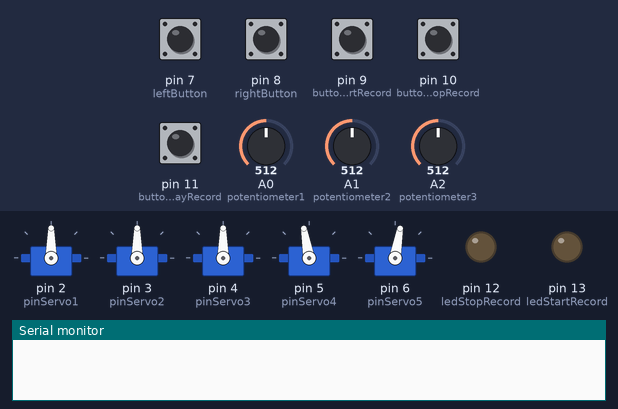
The sketch below on a simulated Arduino Uno, built with avr-gcc and run on an emulated ATmega328P. On the bench: 5 × servo, output pins drawn as LEDs (lit = HIGH), the last lines printed to the serial monitor. Dashed ring = blinking. The test bench sets the inputs (shaded band); at power-on: pin 7 (leftButton), pin 8 (rightButton), pin 9 (buttonStartRecord), pin 10 (buttonStopRecord), pin 11 (buttonPlayRecord) LOW, A0 (potentiometer1) = 512, A1 (potentiometer2) = 512, A2 (potentiometer3) = 512.

Above: at 1.2 s.
1.3 s: pin 9 (buttonStartRecord) pulled HIGH for 1 s
At 1.45 s:
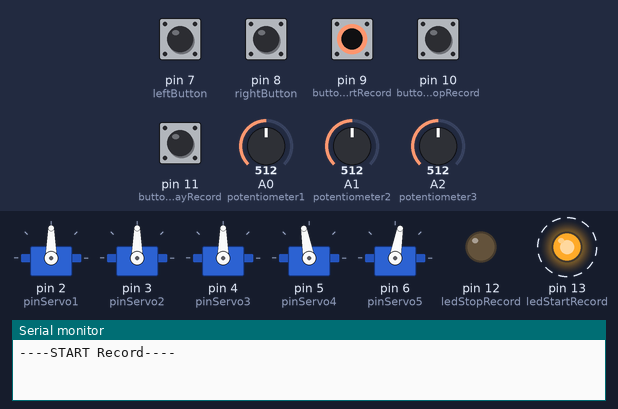
3.8 s: pin 11 (buttonPlayRecord) pulled HIGH for 0.15 s
At 4.3 s:
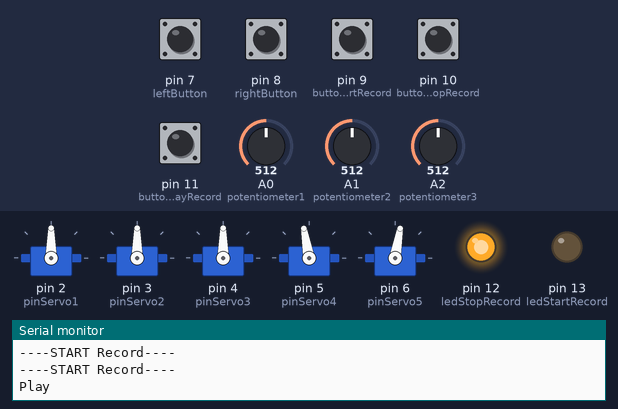
At 13.2 s:
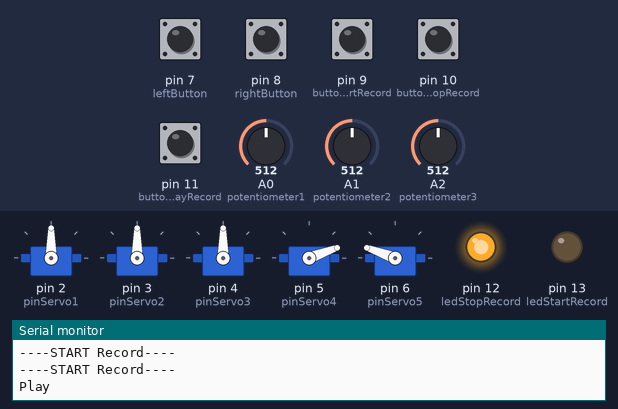
Timing chart, 0 to 13.5 s (numbered marks = the images above; inputs shaded):
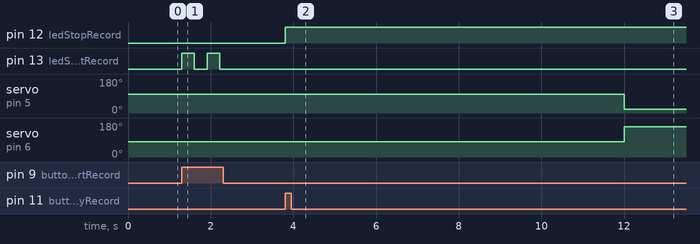

The sketch:

BrasRobotique.ino
```cpp
#include <Servo.h>

Servo servo1;
Servo servo2;
Servo servo3;
Servo servo4;
Servo servo5;

int pinServo1 = 2;
int pinServo2 = 3;
int pinServo3 = 4;
int pinServo4 = 5;
int pinServo5 = 6;

int leftButton = 7;
int rightButton = 8;

int potentiometer1 = A0;
int potentiometer2 = A1;
int potentiometer3 = A2;

//Record section
int buttonStartRecord = 9;
int buttonStopRecord = 10;
int buttonPlayRecord = 11;
int ledStopRecord = 12;
int ledStartRecord = 13;

bool isRecord = false;
bool isPlay = false;
int indexRecord = 0;

const int moveCount = 10;
const int servoNumber = 4;
int movesServos[moveCount][servoNumber]; //max of 10 moves


Servo servos[servoNumber] = {servo1, servo2, servo3, servo4};
//END Record section

void setup() {
  servo1.attach(pinServo1);
  servo2.attach(pinServo2);
  servo3.attach(pinServo3);
  servo4.attach(pinServo4);
  servo5.attach(pinServo5);

  clawOpen();

  pinMode(leftButton, INPUT);
  pinMode(rightButton, INPUT);

  //Record section
  pinMode(buttonStartRecord, INPUT);
  pinMode(buttonStopRecord, INPUT);
  pinMode(buttonPlayRecord, INPUT);

  pinMode(ledStartRecord, OUTPUT);
  pinMode(ledStopRecord, OUTPUT);
  //END Region section

  Serial.begin(9600);
}

void loop() {
  if (!isPlay) {
    int valPotentiometer1 = analogRead(potentiometer1);
    int valPotentiometer2 = analogRead(potentiometer2);
    int valPotentiometer3 = analogRead(potentiometer3);

    int valServo1 = map(valPotentiometer1, 0, 1023, 10, 170);
    int valServo2 = map(valPotentiometer2, 0, 1023, 10, 170);
    int valServo3 = map(valPotentiometer3, 0, 1023, 10, 170);

    servo1.write(valServo1);
    servo2.write(valServo2);
    servo3.write(valServo3);

    int leftButtonState = digitalRead(leftButton);
    int rightButtonState = digitalRead(rightButton);

    if (leftButtonState == HIGH && rightButtonState == HIGH) {
      clawOpen();
    } else {
      if (leftButtonState == HIGH) {
        clawOpen();
      }
      if (rightButtonState == HIGH) {
        clawClose();
      }
    }
  }

  record();

  delay(5);
}


void record() {
  int buttonStartRecordState =  digitalRead(buttonStartRecord);
  int buttonRecordMoveState =  digitalRead(buttonStopRecord);
  int buttonPlayRecordState =  digitalRead(buttonPlayRecord);

  if (buttonStartRecordState == HIGH) {
    if (!isRecord) {
      isRecord = true;
      digitalWrite(ledStopRecord, LOW);
      digitalWrite(ledStartRecord, HIGH);
      Serial.println("----START Record----");
      indexRecord = 0;
      memset(movesServos, 0, sizeof(movesServos));
    } else {
      isRecord = false;
      digitalWrite(ledStopRecord, LOW);
      digitalWrite(ledStartRecord, LOW);
    }
    delay(300);
  }

  if (buttonRecordMoveState == HIGH && isRecord) {
    digitalWrite(ledStopRecord, LOW);
    digitalWrite(ledStartRecord, LOW);
    recordMove();
    delay(300);
    digitalWrite(ledStopRecord, LOW);
    digitalWrite(ledStartRecord, HIGH);

  } else if (buttonRecordMoveState == HIGH && isPlay) {
    isPlay = false;
    digitalWrite(ledStopRecord, LOW);
    digitalWrite(ledStartRecord, LOW);
  }
  if (buttonPlayRecordState == HIGH) {

    digitalWrite(ledStopRecord, HIGH);
    digitalWrite(ledStartRecord, LOW);
    isPlay = true;
  }

  if (isPlay) {
    Serial.println("Play");
    playRecord();

    delay(300);
  }
}

void recordMove() {
  if (indexRecord < moveCount) {
    int servoRead1 =  servo1.read();
    int servoRead2 =  servo2.read();
    int servoRead3 =  servo3.read();
    int servoRead4 =  servo4.read();
    int servoRead5 =  servo5.read();

    movesServos[indexRecord][0] = servoRead1;
    movesServos[indexRecord][1] = servoRead2;
    movesServos[indexRecord][2] = servoRead3;

    int servo3Value;
    if (servo4.read() == 100 && servo5.read() == 80) {
      servo3Value = 1;
    } else {
      servo3Value = 0;
    }

    movesServos[indexRecord][3] = servo3Value;

    indexRecord++;
  } else {
    Serial.println("Max array");
  }

}

void playRecord() {
  moves();
  goToStartPosition();

  delay(1000);
}

void moves() {
  for ( int i = 0; i < indexRecord - 1; i++) {
    for ( int j = 0; j < servoNumber; ++j ) {
      if (j >= 3) {
        if (movesServos[i + 1][j] == 1) {
          clawOpen();
        } else {
          clawClose();
        }
      } else {
        setServoPosition(servos[j], movesServos[i][j], movesServos[i + 1][j]);
      }
    }
  }
}

void goToStartPosition() {

  for ( int j = 0; j < servoNumber; ++j ) {
      if (j >= 3) {
        if (movesServos[0][j] == 1) {
          clawOpen();
        } else {
          clawClose();
        }
      } else {
        setServoPosition(servos[j], servos[j].read(), movesServos[0][j]);
      }
    }
}

void setServoPosition(Servo servo, int startPosition, int endPosition) {
  if (startPosition > endPosition) {
    for (int i = startPosition; i >= endPosition; i--) {
      servo.write(i);
      delay(30);
    }
  } else {
    for (int i = startPosition; i <= endPosition; i++) {
      servo.write(i);
      delay(30);
    }
  }
}

void clawOpen() {
  servo4.write(100);
  servo5.write(80);
}

void clawClose() {
  servo4.write(20);
  servo5.write(160);
}
```

Measured:
- after the input at 1.3 s, pin 13 (ledStartRecord): alternates HIGH for 0.31 s and LOW for 0.31 s, 4 changes in all, then stays LOW, starting at once
- after the input at 3.8 s, pin 12 (ledStopRecord): LOW → HIGH at once; servo on pin 5 (pinServo4): 100° → 20° after 8.2 s; servo on pin 6 (pinServo5): 80° → 160° after 8.2 s
